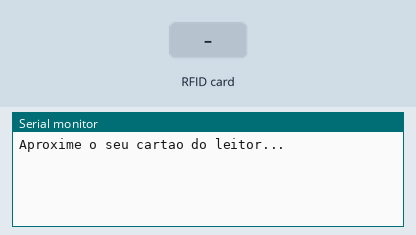
A sketch run on a simulated Arduino Uno, built with avr-gcc and run on an emulated ATmega328P. On the bench: the last lines printed to the serial monitor. The test bench sets the inputs (shaded band).

Above: at 1.2 s.
1.3 s: RFID card 87 F1 4B 73 held to the reader
At 2.5 s:
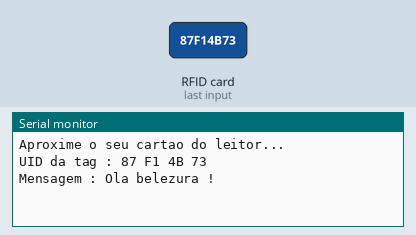
2.8 s: RFID card 2A 63 4C 73 held to the reader
At 5.6 s:
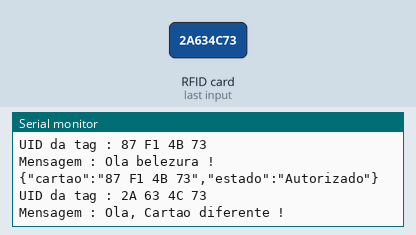
5.8 s: RFID card 5E 7A 19 C4 held to the reader
At 9.8 s:
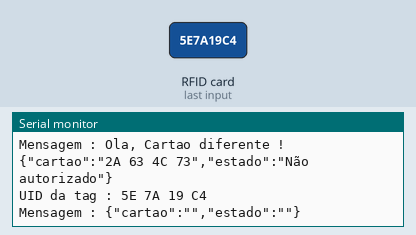

The sketch:

checkpoint.ino
```cpp
#include <SPI.h>
#include <MFRC522.h>
#include <ArduinoJson.h>
const int TAMANHO = 50;

#define SS_PIN 10
#define RST_PIN 9
MFRC522 mfrc522(SS_PIN, RST_PIN);   // Create MFRC522 instance.

char st[20];

void setup()
{
  Serial.begin(9600);   // Inicia a serial
  SPI.begin();      // Inicia  SPI bus
  mfrc522.PCD_Init();   // Inicia MFRC522
  Serial.println("Aproxime o seu cartao do leitor...");
  Serial.println();
}

void loop()
{
  // Look for new cards
  if ( ! mfrc522.PICC_IsNewCardPresent())
  {
    return;
  }
  // Select one of the cards
  if ( ! mfrc522.PICC_ReadCardSerial())
  {
    return;
  }
  //Mostra UID na serial
  Serial.print("UID da tag :");
  String conteudo= "";

  String id = "";
  String est = "";

  byte letra;
  for (byte i = 0; i < mfrc522.uid.size; i++)
  {
     Serial.print(mfrc522.uid.uidByte[i] < 0x10 ? " 0" : " ");
     Serial.print(mfrc522.uid.uidByte[i], HEX);
     conteudo.concat(String(mfrc522.uid.uidByte[i] < 0x10 ? " 0" : " "));
     conteudo.concat(String(mfrc522.uid.uidByte[i], HEX));
  }
  Serial.println();
  Serial.print("Mensagem : ");
  conteudo.toUpperCase();
  if (conteudo.substring(1) == "87 F1 4B 73") //UID 1 - Chaveiro
  {
    Serial.println("Ola belezura !");
    Serial.println();
    delay(3000);
    est = "Autorizado";
    id = "87 F1 4B 73";
  }

  if (conteudo.substring(1) == "2A 63 4C 73") //UID 2 - Cartao
  {
    Serial.println("Ola, Cartao diferente !");
    Serial.println();
    delay(3000);
    est = "Não autorizado";
    id = "2A 63 4C 73";
  }

  {
  StaticJsonDocument<TAMANHO> json; //Aloca buffer para objeto json

  json["cartao"] = id;
  json["estado"] = est;

  serializeJson(json, Serial);
  Serial.println();
  //delay
  delay(500);
}
}
```

Measured:
- after the input at 1.3 s, the serial monitor: prints a new line at once (image 1)
- after the input at 2.8 s, the serial monitor: prints a new line after 2.0 s (image 2)
- after the input at 5.8 s, the serial monitor: prints a new line after 2.5 s (image 3)
